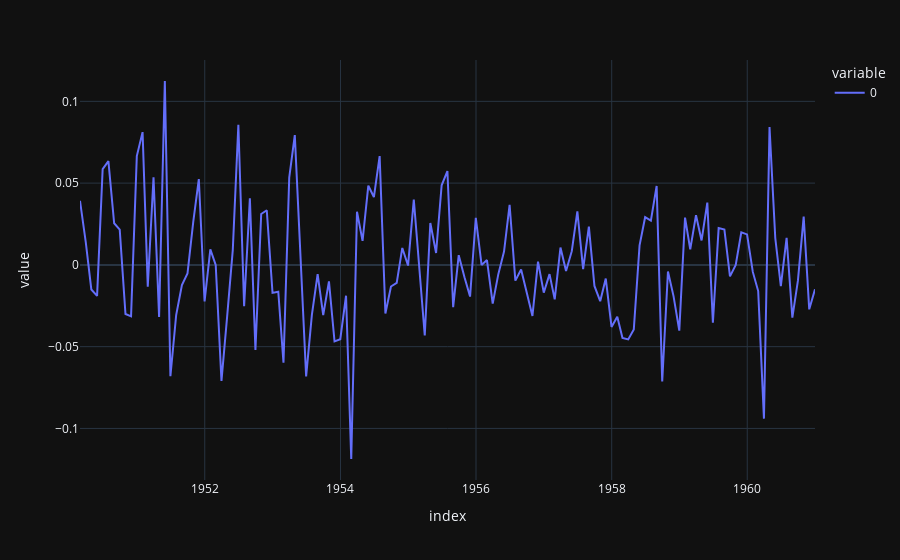

Notebook source saved alongside this figure:
### Markdown cell above
#### Plot

### Code cell
residuals.plot()

### Figure 1 — Plotly figure (JSON) as saved in the notebook; plotly's stock layout.template omitted (floating-point values rounded to 4 significant figures; data arrays with more than 128 entries replaced by an {"elided": "..."} marker saying what was removed)
{"data": [{"hovertemplate": "variable=0<br>index=%{x}<br>value=%{y}<extra></extra>", "legendgroup": "0", "line": {"color": "#636efa", "dash": "solid"}, "marker": {"symbol": "circle"}, "mode": "lines", "name": "0", "orientation": "v", "showlegend": true, "type": "scatter", "x": {"elided": "131 str values"}, "xaxis": "x", "y": {"elided": "131 float values"}, "yaxis": "y"}], "layout": {"legend": {"title": {"text": "variable"}, "tracegroupgap": 0}, "margin": {"t": 60}, "xaxis": {"anchor": "y", "domain": [0, 1], "title": {"text": "index"}}, "yaxis": {"anchor": "x", "domain": [0, 1], "title": {"text": "value"}}}}
